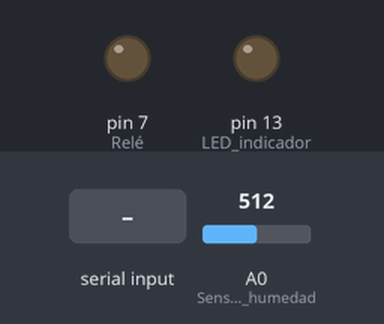
Bench run of a sketch on a simulated Arduino Uno, built with avr-gcc and run on an emulated ATmega328P. Shown: output pins drawn as LEDs (lit = HIGH). The test bench sets the inputs (shaded band); at power-on: A0 (Sensor_de_humedad) = 512. What the sketch prints to the serial monitor is not drawn.

Above: at 1.2 s.
1.3 s: "VALVULA ON\n" received over Serial
At 11.0 s:
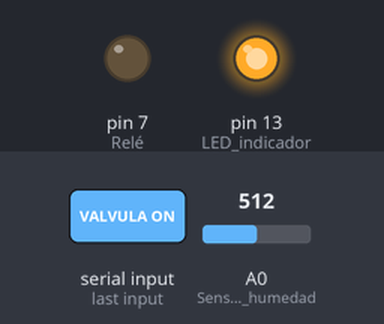
11.5 s: "VALVULA OFF\n" received over Serial
At 21.1 s:
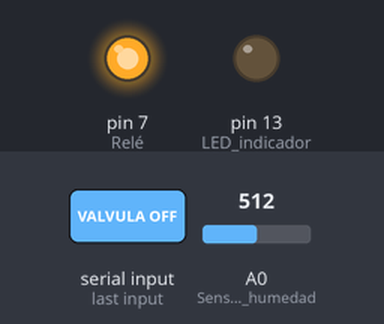
Timing chart, 0 to 22.6 s (numbered marks = the images above; inputs shaded):
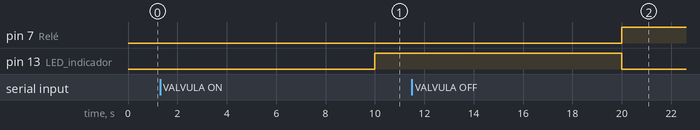

Measured:
- after the input at 1.3 s, pin 13 (LED_indicador): LOW → HIGH after 8.7 s
- after the input at 11.5 s, pin 7 (Relé): LOW → HIGH after 8.5 s; pin 13 (LED_indicador): HIGH → LOW after 8.5 s

The sketch:

riego_arduino.ino
```cpp
void setup() {
  Serial.begin(9600);
  pinMode(A0, INPUT);     // Sensor de humedad
  pinMode(7, OUTPUT);     // Relé (activo en bajo)
  pinMode(13, OUTPUT);    // LED indicador (activo en alto)
}

void loop() {
  int humedad = analogRead(A0);
  String estadoValvula = digitalRead(7) == LOW ? "ON" : "OFF";  // Relé activo en bajo

  // Enviar lectura
  Serial.print("Humedad:");
  Serial.print(humedad);
  Serial.print(" | Válvula: ");
  Serial.println(estadoValvula);

  // Leer comando
  if (Serial.available()) {
    String comando = Serial.readStringUntil('\n');
    comando.trim();

    if (comando == "VALVULA ON") {
      digitalWrite(7, LOW);   // Activa relé
      digitalWrite(13, HIGH); // Enciende LED
      Serial.println("✅ Comando recibido: VALVULA ON");
    } else if (comando == "VALVULA OFF") {
      digitalWrite(7, HIGH);  // Desactiva relé
      digitalWrite(13, LOW);  // Apaga LED
      Serial.println("✅ Comando recibido: VALVULA OFF");
    }
  }

  delay(10000); // Esperar 10 segundos
}
```
